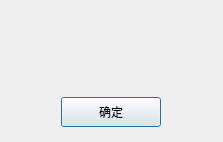
<?xml version="1.0" encoding="UTF-8"?>
<ui version="4.0">
 <class>QSettingCameraDlg</class>
 <widget class="QDialog" name="QSettingCameraDlg">
  <property name="geometry">
   <rect>
    <x>0</x>
    <y>0</y>
    <width>223</width>
    <height>142</height>
   </rect>
  </property>
  <property name="windowTitle">
   <string>QSettingCameraDlg</string>
  </property>
  <layout class="QVBoxLayout" name="verticalLayout">
   <property name="spacing">
    <number>0</number>
   </property>
   <property name="bottomMargin">
    <number>15</number>
   </property>
   <item>
    <widget class="QWidget" name="wgt_main" native="true"/>
   </item>
   <item alignment="Qt::AlignHCenter">
    <widget class="QPushButton" name="btn_confirm">
     <property name="minimumSize">
      <size>
       <width>100</width>
       <height>30</height>
      </size>
     </property>
     <property name="maximumSize">
      <size>
       <width>100</width>
       <height>30</height>
      </size>
     </property>
     <property name="text">
      <string>确定</string>
     </property>
    </widget>
   </item>
  </layout>
 </widget>
 <layoutdefault spacing="6" margin="11"/>
 <resources/>
 <connections/>
</ui>
